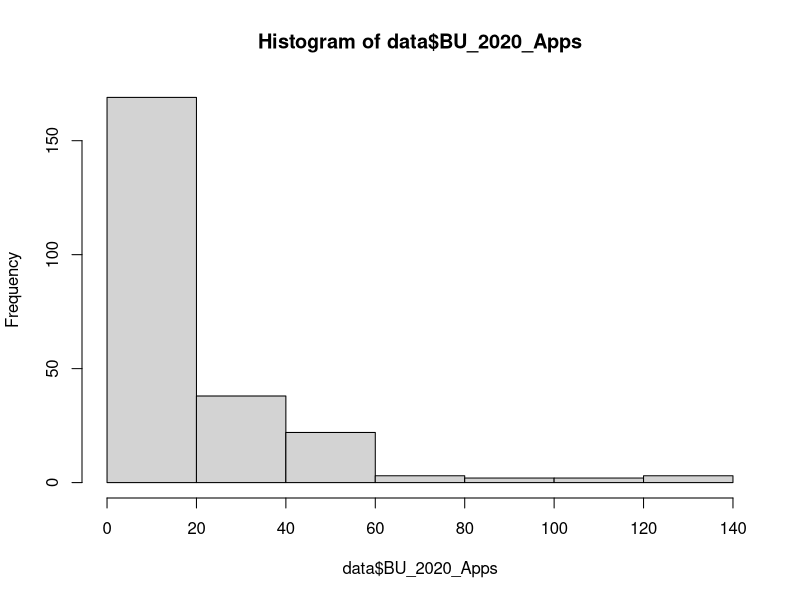
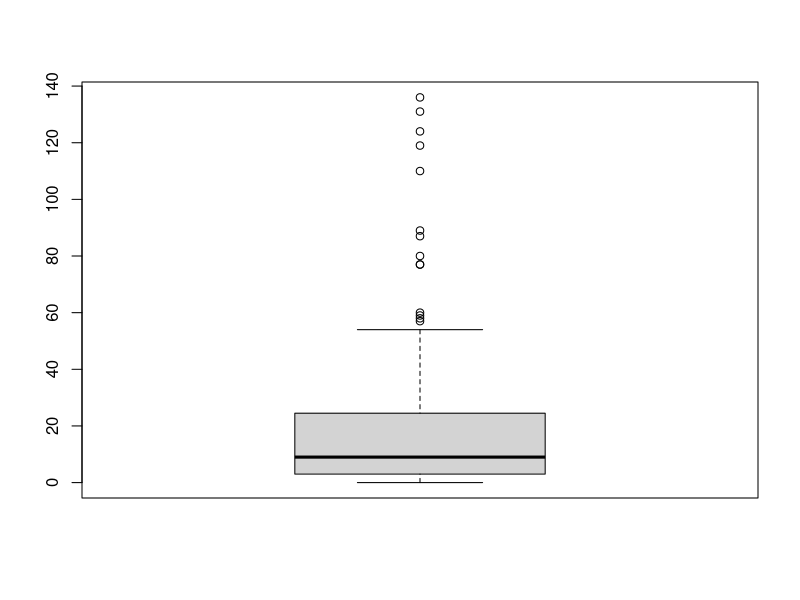
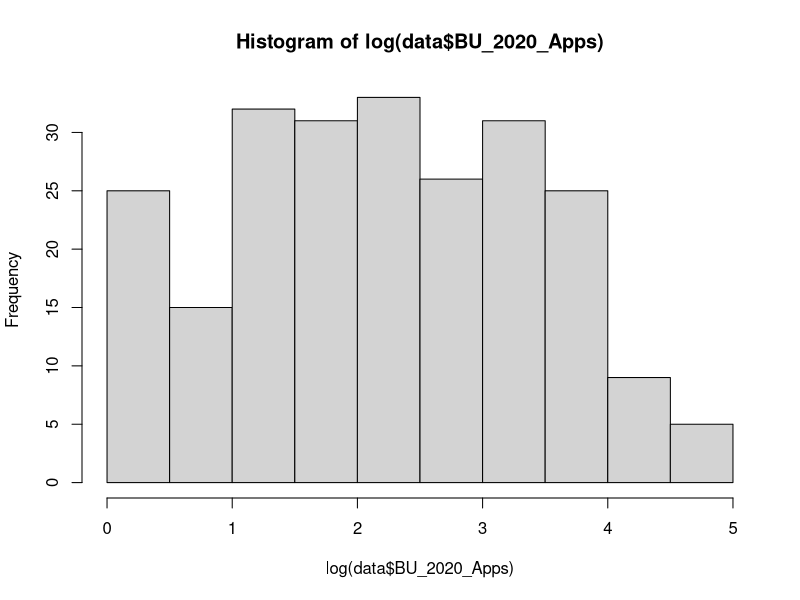
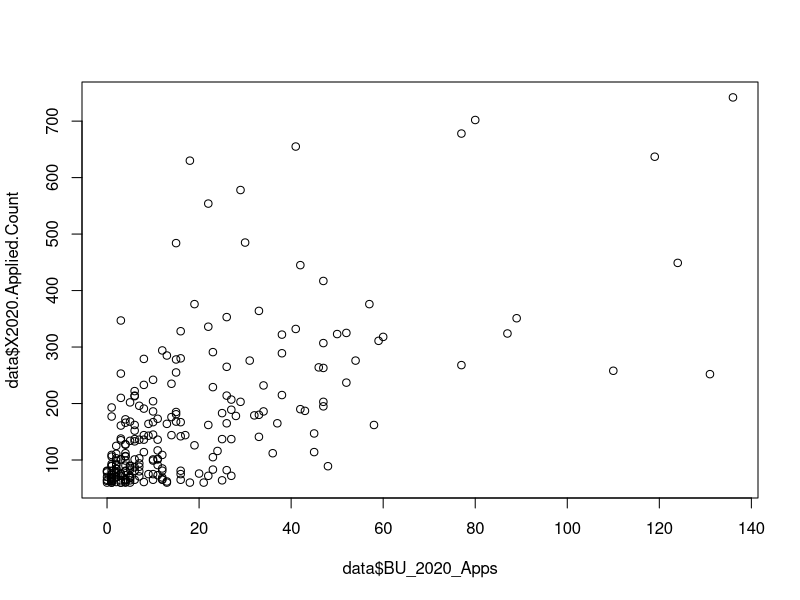
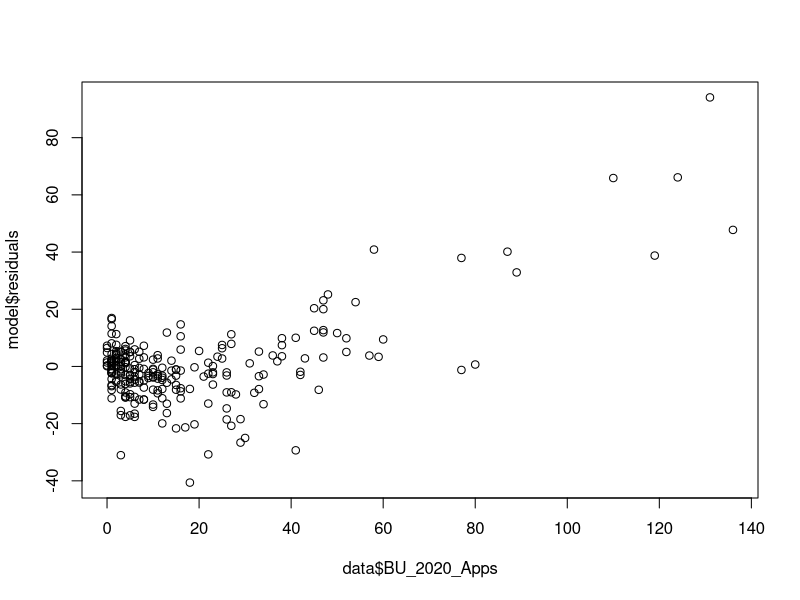
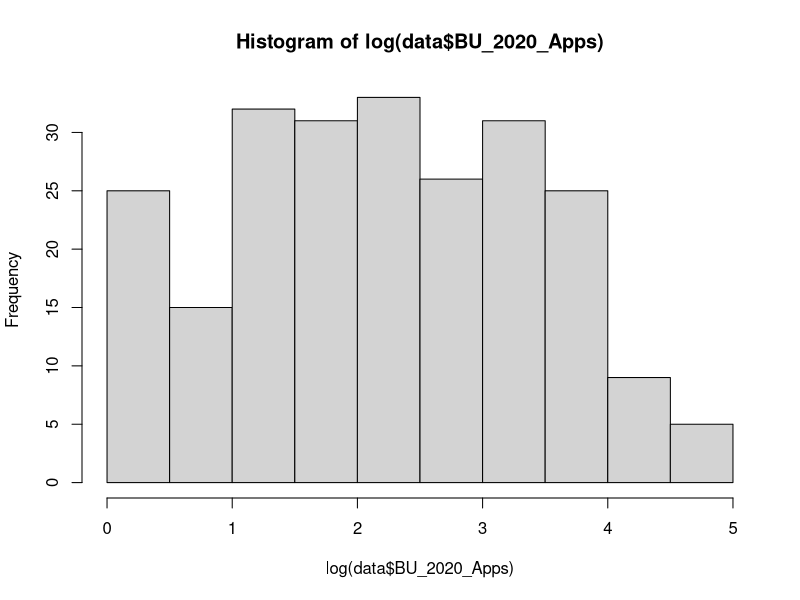

Recreate these plots in R, in order.
setwd("C:/Users/Peter's Laptop/Documents/CS555F21DataAnalysisR")

#Read CSV files 
data = read.csv("240_Feeder_data.csv", header = TRUE)

#Distribution of response variable
hist(data$BU_2020_Apps)
boxplot(data$BU_2020_Apps)

#Distribution of response variable after ln transformation
hist(log(data$BU_2020_Apps))
data$BU_Log_Apps = log(data$BU_2020_Apps)

#Visualizing relationship between various predictors and the response variable
plot(data$BU_2020_Apps, data$X2020.Applied.Count)

#Multiple Linear Regression
model = lm(data$BU_2020_Apps ~ data$UGDS + data$X2020.Applied.Count + data$LSATMedDiff + data$GPAMedDiff)
summary(model)
plot(data$BU_2020_Apps, model$residuals)
hist(log(data$BU_2020_Apps))
